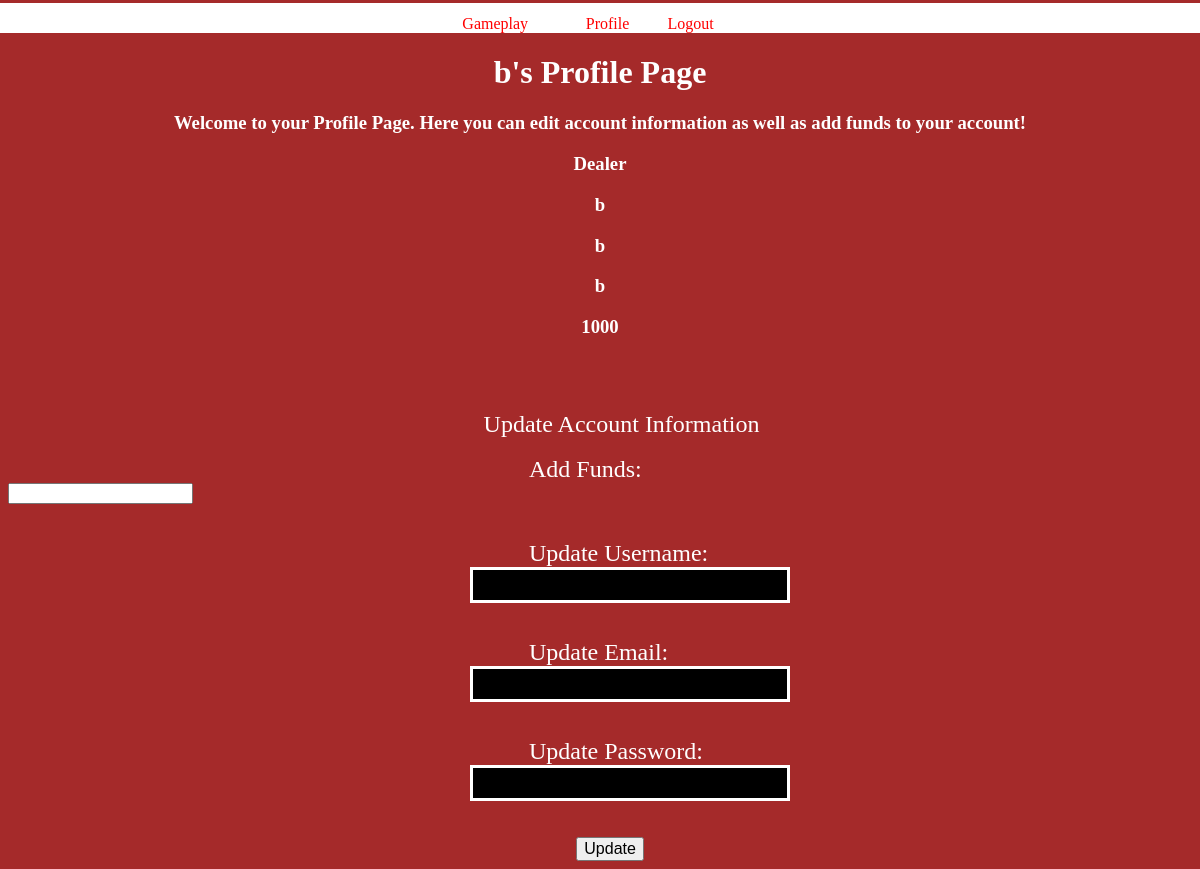
The page /profile_page (signed in) on the database its author committed.
### package/Databases/database_model.py (models this page shows, shortened)
class User(db.Model, UserMixin):
    __tablename__ = 'user'
    id          = db.Column(db.Integer, primary_key=True)
    first_name  = db.Column(db.String(60), nullable=False)
    last_name   = db.Column(db.String(60), nullable=False)
    email       = db.Column(db.String(60), unique=True, nullable=False)
    username    = db.Column(db.String(60), nullable=False, unique=True)
    password    = db.Column(db.String(60), nullable=False)
    funds       = db.Column(db.Integer, nullable=True)
    player      = db.relationship("Player", uselist=False, backref='user')

### package/routes/AccountRoutes.py (the view, shortened to what this page needs)
@login_required
@app.route('/profile_page', methods=['GET', 'POST'])
def profile_page():
    form = UpdateAccountFlaskForm()
    delete_form = DeleteAccountFlaskForm()
    if delete_form.validate_on_submit():
        db.session.delete(current_user)
        db.session.commit()
        return redirect(url_for('login'))
    return render_template("ProfilePage.html", form=form, delete_form=delete_form)

### package/Forms/AccountForms.py (shortened to what this page needs)
class UpdateAccountFlaskForm(FlaskForm):
    add_funds = IntegerField("Add Funds: ")
    username = StringField('Update Username: ')
    email = StringField('Update Email: ')
    password = PasswordField('Update Password: ')
    submit = SubmitField('Update')

class DeleteAccountFlaskForm(FlaskForm):
    submit = SubmitField('Delete Account')

### package/Databases/database_model.py (called while the page is built)
@login_manager.user_loader
def load_user(user_id):
    return User.query.get(int(user_id))

### package/templates/ProfilePage.html (shortened to what this page needs)
{% extends "ParentAccount/ParentTemplate.html" %}
{% block stylesheet %}
    <link href="../static/css/GameplayStyle.css" rel="stylesheet" type="text/css">
{% endblock %}
{% block profile_page %}
    <h1 align="center" id="title">{{ current_user.username }}'s Profile Page</h1>
    <h3 align="center" id="title">Welcome to your Profile Page.  Here you can edit account information as well
        as add funds to your account!
    </h3>
    <h3 align="center" id="title">{{ current_user.first_name }}</h3>
    <h3 align="center" id="title">{{ current_user.last_name }}</h3>
    <h3 align="center" id="title">{{ current_user.email }}</h3>
    <h3 align="center" id="title">{{ current_user.username }}</h3>
    <h3 align="center" id="title">{{ current_user.funds }}</h3>
    <br><br><br>
    <form class="form" action="" name="EditAccount" method="post">
        <legend id="legend">Update Account Information</legend><br>
        <label id="form_label">{{ form.add_funds.label }}</label><br>
        {% if form.add_funds.errors %}
            <div class="form_errors">
                {% for error in form.add_funds.errors %}
                    {{ error }}
                {% endfor %}
            </div>
        {% else %}
            {{ form.add_funds }}<br><br><br>
        {% endif %}
        <label id="form_label">{{ form.username.label }}</label><br>
        {% if form.username.errors %}
            {% for error in form.username.errors %}
                {{ error }}
            {% endfor %}
        {% else %}
            {{ form.username }}<br><br><br>
        {% endif %}
        <label id="form_label">{{ form.email.label }}</label><br>
        {% if form.email.errors %}
            {% for error in form.email.errors %}
                {{ error }}
            {% endfor %}
        {% else %}
            {{ form.email }}<br><br><br>
        {% endif %}
        <label id="form_label">{{ form.password.label }}</label><br>
        {% if form.password.errors %}
            {% for error in form.password.errors %}
                {{ error }}
            {% endfor %}
        {% else %}
            {{ form.password }}<br><br><br>
        {% endif %}
        {{ form.submit }}
    </form>
{% endblock %}

### package/static/css/GameplayStyle.css (style rules this page uses)
body { background-color: brown; }
#title { color: white; }
#legend { color: white; font-size: 150%; margin-left: 40%; }
#form_label { color: white; font-size: 150%; margin-left: 44%; }
input[type=text] { margin-left: 39%; background-color: black; color: white; font-size: 150%; border: solid white; }
input[type=password] { margin-left: 39%; background-color: black; color: white; font-size: 150%; border: solid white; }
input[type=submit] { margin-left: 48%; font-size: 100%; }

### rows shown on the page
User: username "b", first_name "Dealer", last_name "b", email "b", funds "1000"
